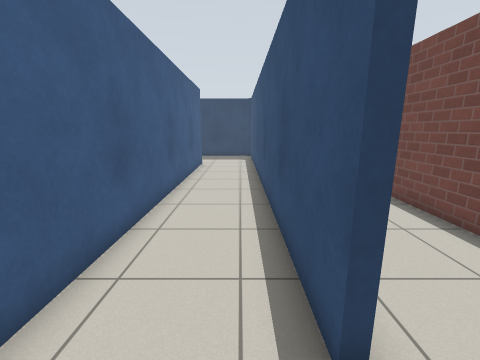
view 1 (above)

16 first-person views from a walk through a robot-simulator world made for Gazebo. The camera is 1.2 m above the floor, tilts 12° down and sees 90° across. The floor is counted in squares, 0.5 m on a side. Each view is taken from the middle of a square. On the plan, view 1 faces up. The plan holds only what a view shows up to about 16 squares ahead; the rest is blank. Gazebo's built-in surfaces are drawn with simple patterns.

view 2
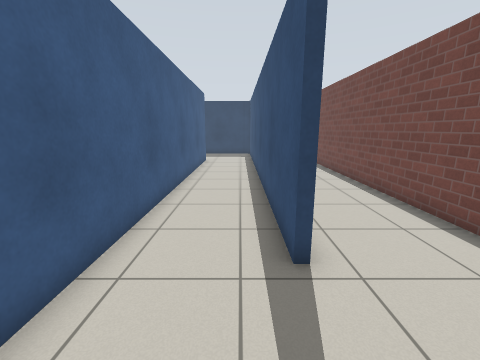

view 3
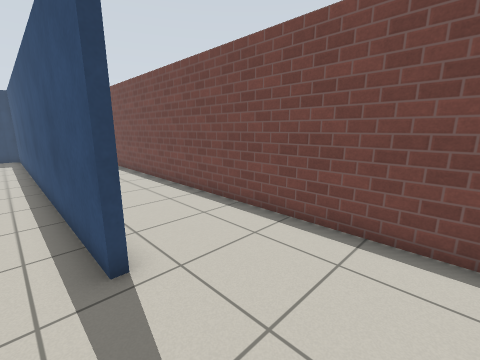

view 4
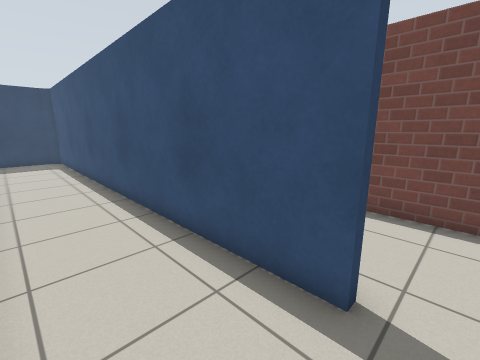

view 5
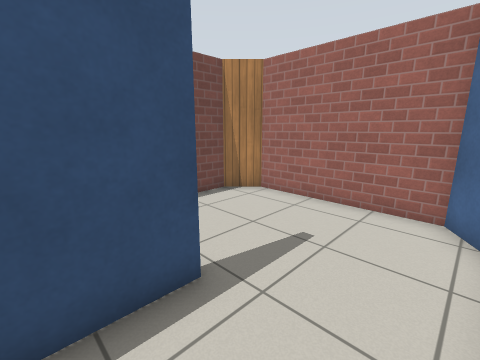

view 6
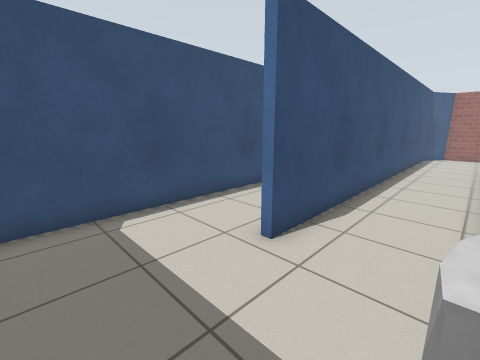

view 7
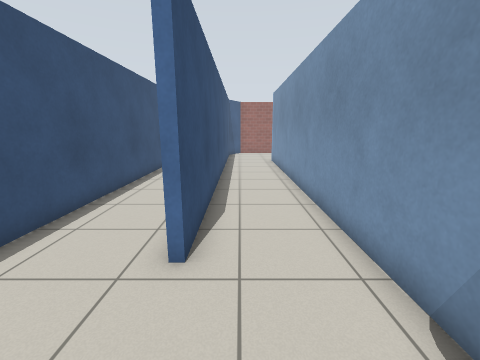

view 8
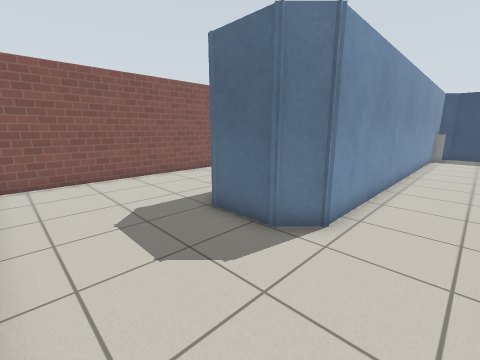

view 9
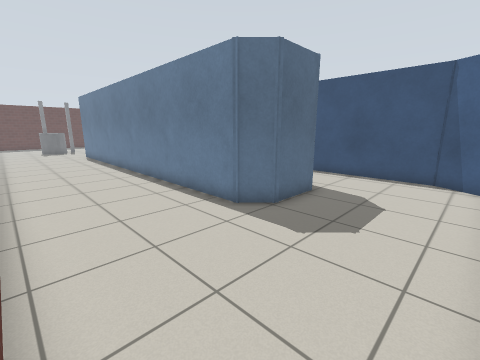

view 10
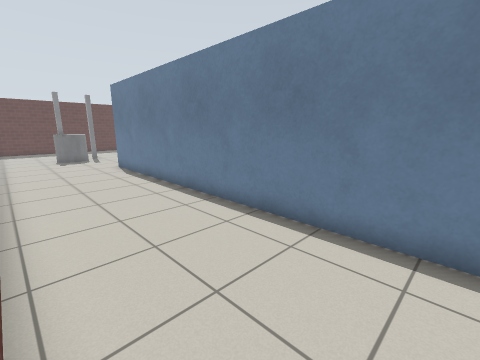

view 11
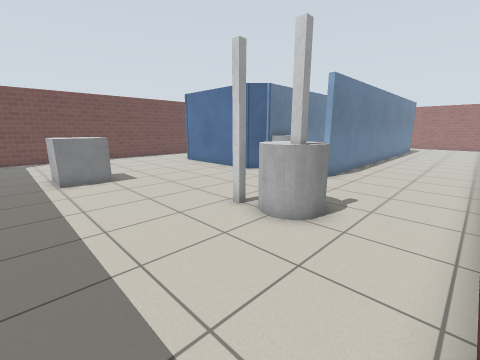

view 12
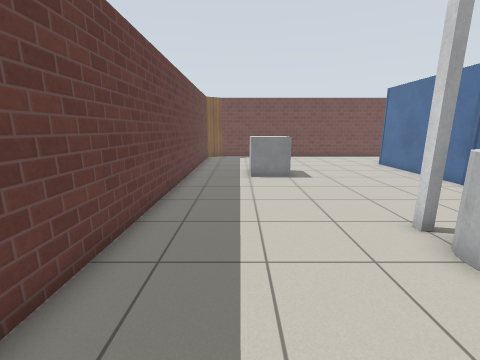

view 13
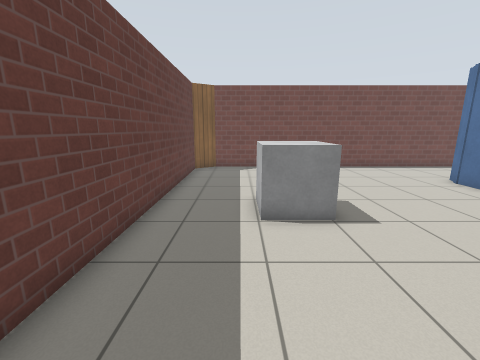

view 14
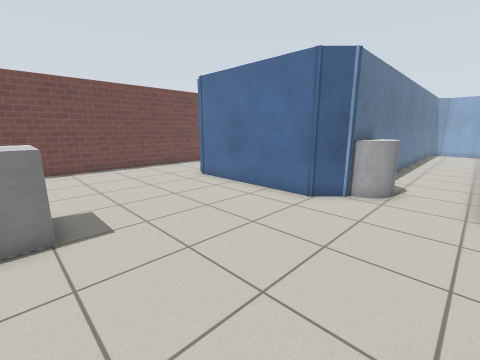

view 15
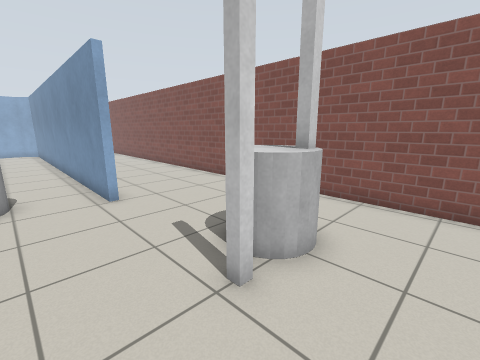

view 16
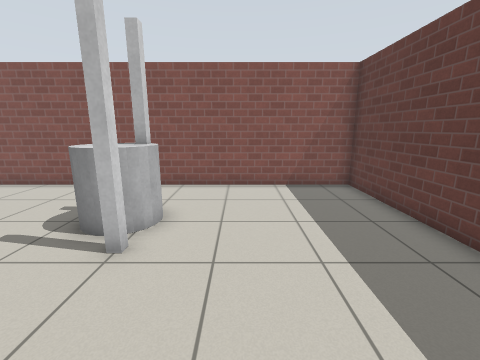

### Floor plan
Ten units are one square. View 1 is at (0, 0); x grows to the right and y downward. Boxes are objects, and circles mark ways between rooms. Rooms are numbered by the first view taken in them; rooms with no view inside come last. Other rooms are left out.
<svg viewBox="-168 -353 228 394">
<path fill="none" stroke="#000" d="M10 -19 10 -214M-27 -165 -27 -2M-23 25 -16 36 4 36M5 -220 -21 -220M-65 -189 -65 -25 -74 -16 -97 -16 -107 -25 -107 -215M-66 -215 -59 -223 5 -223 12 -219M-104 -215 -104 -90M-68 -99 -68 -196M55 -181 55 -335 47 -348 -163 -348 -163 -148M-163 -68 -163 32M14 -19 10 -19M-38 32 -30 18 -30 -171M4 36 44 36 55 25 55 -151"/>
<rect x="-135" y="-285" width="30" height="30" fill="#bbb"><title>grey cylinder</title></rect>
<rect x="-85" y="-215" width="30" height="20" fill="#bbb"><title>grey cylinder</title></rect>
<rect x="-45" y="-315" width="30" height="20" fill="#bbb"><title>grey box</title></rect>
<circle cx="-30" cy="-195" r="3" fill="#2a7"/>
<circle cx="10" cy="10" r="3" fill="#2a7"/>
<text x="-10" y="-90">1</text>
<text x="-60" y="-170">2</text>
</svg>
Room 1 opens to room 2.

Where each view was taken, in squares from view 1:
view 1: 0 up, 0 right, facing up
view 2: 2 down, 0 right, facing up
view 3: 2 down, 0 right, facing up-right
view 4: 1 up, 2 left, facing up-right
view 5: 4 up, 2 left, facing down-right
view 6: 21 up, 6 left, facing down-right
view 7: 21 up, 4 left, facing down
view 8: 3 down, 4 left, facing up-left
view 9: 3 down, 16 left, facing up-right
view 10: 5 up, 16 left, facing up-right
view 11: 33 up, 16 left, facing down-right
view 12: 32 up, 16 left, facing right
view 13: 32 up, 10 left, facing right
view 14: 30 up, 10 left, facing down-right
view 15: 30 up, 8 left, facing down-left
view 16: 30 up, 6 left, facing left
